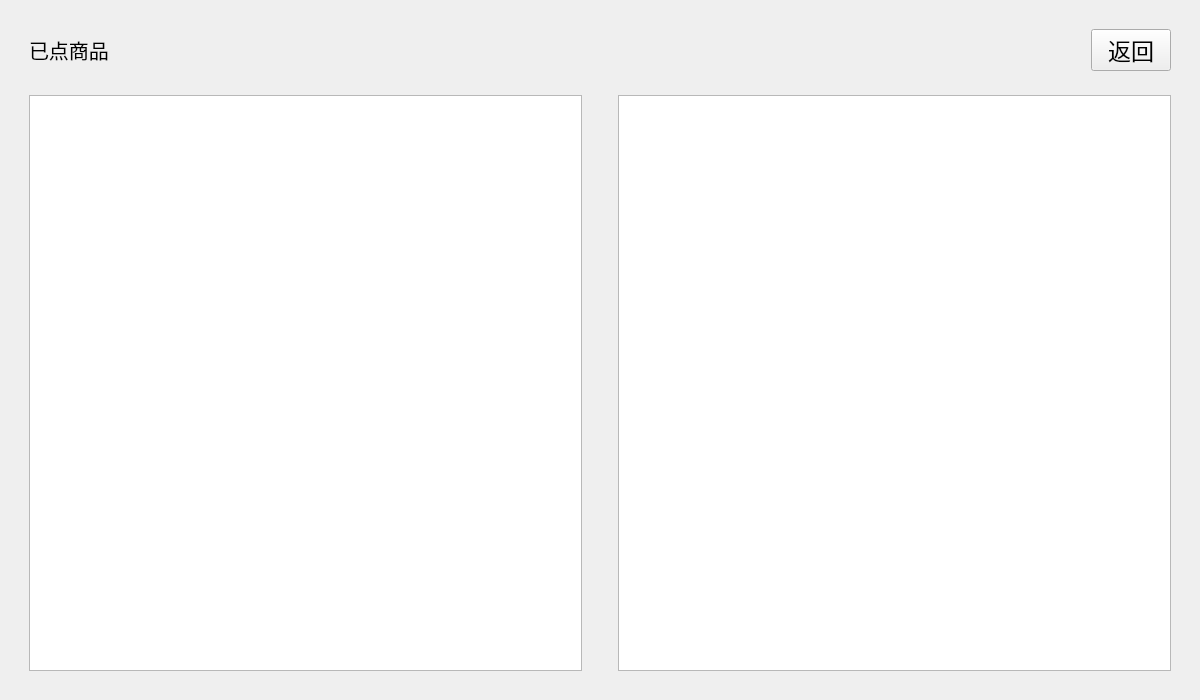
<?xml version="1.0" encoding="UTF-8"?>
<ui version="4.0">
 <class>ShoppingScene</class>
 <widget class="QWidget" name="ShoppingScene">
  <property name="geometry">
   <rect>
    <x>0</x>
    <y>0</y>
    <width>1200</width>
    <height>700</height>
   </rect>
  </property>
  <property name="windowTitle">
   <string>Form</string>
  </property>
  <layout class="QVBoxLayout" name="verticalLayout_3">
   <item>
    <widget class="QWidget" name="widget" native="true">
     <layout class="QVBoxLayout" name="verticalLayout_2">
      <item>
       <widget class="QWidget" name="widget_3" native="true">
        <property name="sizePolicy">
         <sizepolicy hsizetype="Expanding" vsizetype="Preferred">
          <horstretch>0</horstretch>
          <verstretch>0</verstretch>
         </sizepolicy>
        </property>
        <layout class="QHBoxLayout" name="horizontalLayout">
         <item>
          <widget class="QLabel" name="label">
           <property name="font">
            <font>
             <family>幼圆</family>
             <pointsize>15</pointsize>
            </font>
           </property>
           <property name="text">
            <string>已点商品</string>
           </property>
          </widget>
         </item>
         <item>
          <widget class="QPushButton" name="exit">
           <property name="sizePolicy">
            <sizepolicy hsizetype="Fixed" vsizetype="Fixed">
             <horstretch>0</horstretch>
             <verstretch>0</verstretch>
            </sizepolicy>
           </property>
           <property name="baseSize">
            <size>
             <width>20</width>
             <height>0</height>
            </size>
           </property>
           <property name="font">
            <font>
             <family>Segoe Script</family>
             <pointsize>17</pointsize>
            </font>
           </property>
           <property name="text">
            <string>返回</string>
           </property>
          </widget>
         </item>
        </layout>
       </widget>
      </item>
      <item>
       <widget class="QWidget" name="widget_2" native="true">
        <layout class="QHBoxLayout" name="horizontalLayout_2">
         <item>
          <widget class="QTableWidget" name="shoppingList">
           <property name="sizePolicy">
            <sizepolicy hsizetype="Preferred" vsizetype="Expanding">
             <horstretch>0</horstretch>
             <verstretch>0</verstretch>
            </sizepolicy>
           </property>
           <property name="font">
            <font>
             <family>微软雅黑 Light</family>
             <pointsize>10</pointsize>
            </font>
           </property>
           <property name="mouseTracking">
            <bool>false</bool>
           </property>
           <property name="autoFillBackground">
            <bool>true</bool>
           </property>
           <attribute name="verticalHeaderDefaultSectionSize">
            <number>45</number>
           </attribute>
          </widget>
         </item>
         <item>
          <spacer name="horizontalSpacer">
           <property name="orientation">
            <enum>Qt::Horizontal</enum>
           </property>
           <property name="sizeType">
            <enum>QSizePolicy::Fixed</enum>
           </property>
           <property name="sizeHint" stdset="0">
            <size>
             <width>30</width>
             <height>20</height>
            </size>
           </property>
          </spacer>
         </item>
         <item>
          <widget class="QListWidget" name="listWidget">
           <property name="sizePolicy">
            <sizepolicy hsizetype="Preferred" vsizetype="Expanding">
             <horstretch>0</horstretch>
             <verstretch>0</verstretch>
            </sizepolicy>
           </property>
           <property name="baseSize">
            <size>
             <width>0</width>
             <height>0</height>
            </size>
           </property>
           <property name="font">
            <font>
             <family>微软雅黑 Light</family>
             <pointsize>10</pointsize>
            </font>
           </property>
          </widget>
         </item>
        </layout>
       </widget>
      </item>
     </layout>
    </widget>
   </item>
  </layout>
 </widget>
 <resources/>
 <connections/>
</ui>
